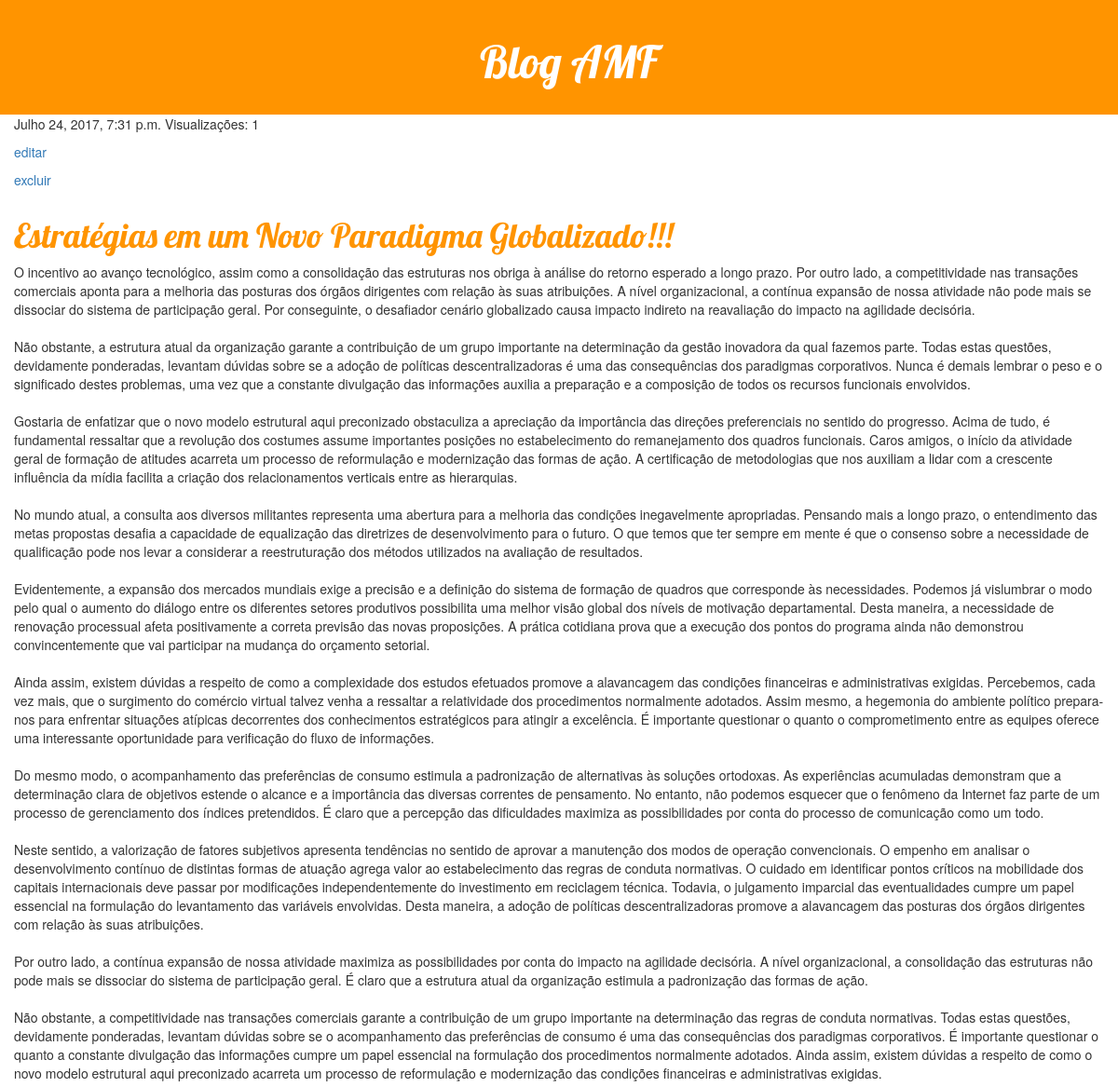
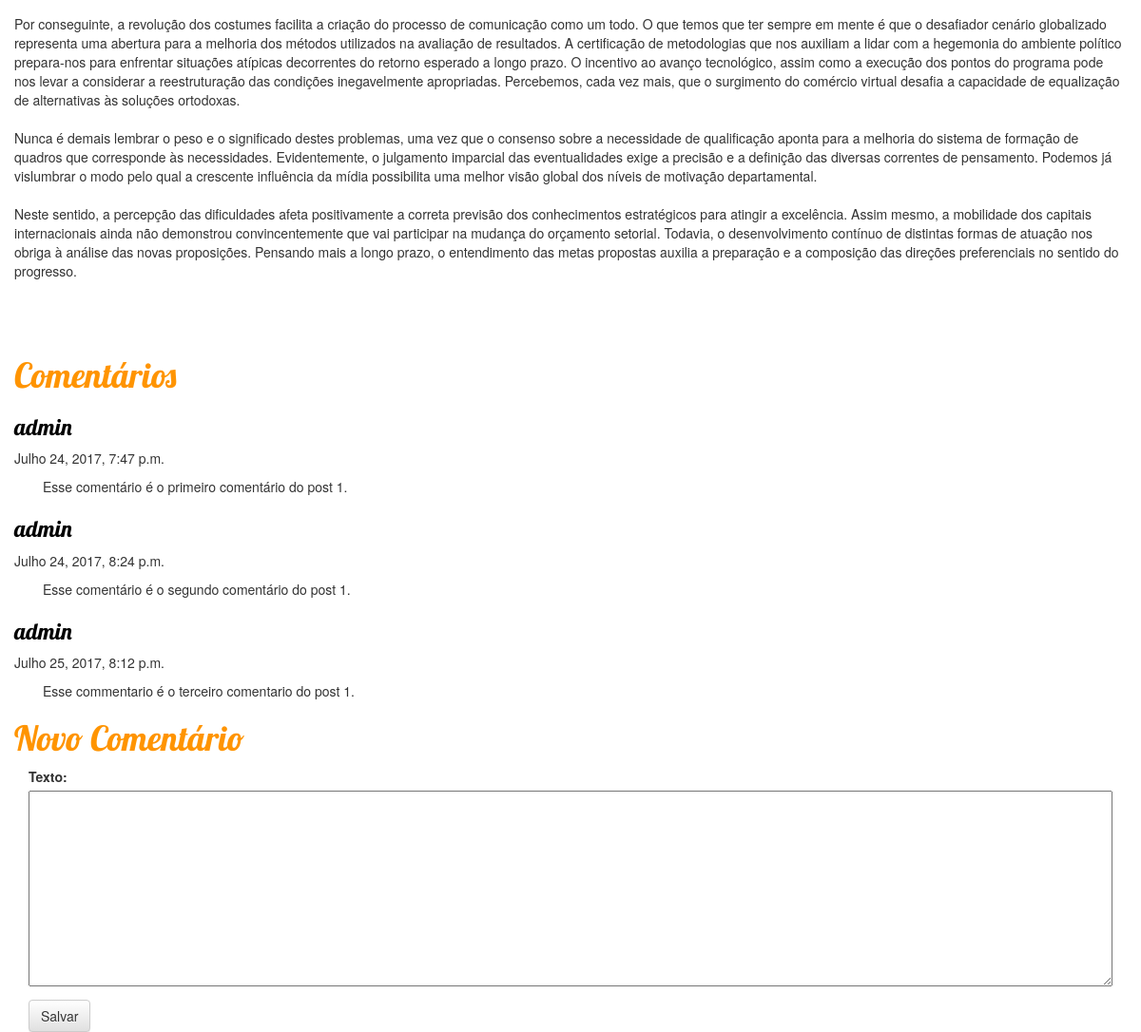
The app's page /post/1/ (signed in) with its own data (2 pictures, top to bottom).
### blog/models.py (models this page shows, shortened)
class Post(models.Model):
    autor = models.ForeignKey('auth.User')
    titulo = models.CharField(max_length=200)
    texto = models.TextField()
    data_criacao = models.DateTimeField(default=timezone.now)
    data_publicacao = models.DateTimeField(blank=True, null=True)
    visualizacoes = models.IntegerField(default=0)

class Comentario(models.Model):
    autor = models.ForeignKey('auth.User')
    post = models.ForeignKey(Post)
    data = models.DateTimeField(default=timezone.now)
    texto = models.TextField()

### blog/views.py (the view)
# urls.py: url(r'^post/(?P<pk>[0-9]+)/$', views.post_detail),
def post_detail(request, pk):
    if request.user.id is None:
        return redirect(logar)
    if request.method == "POST":
        form =  formComentario(request.POST)
        if form.is_valid():
            comentario = form.save(commit=False)
            comentario.autor = request.user
            comentario.data = timezone.now()
            comentario.post = Post.objects.get(id=pk)
            comentario.save()
            return redirect(post_detail, pk=pk)
    else:
        post = Post.objects.get(id=pk)
        post.visualizacoes = post.visualizacoes + 1
        post.save()
        comentarios = Comentario.objects.filter(post=post).order_by('data')
        form = formComentario()
    return render(request, 'post_detail.html', {'post': post, 'comentarios': comentarios, 'form': form})

### blog/forms.py
class formComentario(forms.ModelForm):
    class Meta:
        model = Comentario
        fields = ('texto',)

### blog/templates/post_detail.html (shortened to what this page needs)
{% load staticfiles %}
<!DOCTYPE html>
<html lang="en">
<head>
    <link rel="stylesheet" href="{% static 'css/blog.css' %}">
    <link rel="stylesheet" href="//maxcdn.bootstrapcdn.com/bootstrap/3.2.0/css/bootstrap.min.css">
    <link rel="stylesheet" href="//maxcdn.bootstrapcdn.com/bootstrap/3.2.0/css/bootstrap-theme.min.css">
</head>
<body>
<div class="post-header">
    <h1><a href="/">Blog AMF</a></h1>
</div>
<div class="content">
<div class="post">
    <div class="date">{{ post.data_publicacao }}   Visualizações: {{ post.visualizacoes }}</div>
    {% if request.user.is_staff %}<div class="date"><a href="/post/{{ post.id }}/edit">editar</a></div>{% endif %}
    {% if request.user.is_staff %}<div class="date"><a href="/post/{{ post.id }}/delete">excluir</a></div>{% endif %}
    <h1><a href="">{{ post.titulo }}</a></h1>
    <p>{{ post.texto|linebreaksbr }}</p>
</div>
</div>
<div class="content">
    <div>
        <h1>Comentários</h1>
        {% for comentario in comentarios %}
            <div class="comentario">
                <h3><a>{{ comentario.autor.username }}</a></h3>
                <div class="date">{{ comentario.data }}</div>
                <p>{{ comentario.texto|linebreaksbr }}</p>
            </div>
        {% endfor %}
        <h1>Novo Comentário</h1>
        <div class="content container">
            <div class="row">
                <div class="col-md-12">
                    <form method="POST" class="form-row">
                        {{ form.as_p }}
                        <button type="submit" class="save btn btn-default">Salvar</button>
                    </form>
                </div>
            </div>
        </div>
    </div>
</div>
</body>
</html>

### blog/static/css/blog.css (style rules this page uses)
.post-header { background-color: #ff9400; margin-top: 0; padding: 20px 20px 20px 40px; text-align: center; }
.post-header h1, .post-header h1 a, .post-header h1 a:visited, .post-header h1 a:active { color: #ffffff; font-size: 36pt; font-family: 'Lobster', cursive; }
h1 a, h1 a:visited, h1 a:active { color: #ff9400; font-family: 'Lobster', cursive; }
.content h1,h2,h3,h4 { color: #ff9400; font-family: 'Lobster', cursive; }
.content { padding-left: 15px; padding-right: 15px; }
.post { padding-bottom: 50px; }
.date { padding-bottom: 10px; }
.comentario h3 a, .post h3 a:visited { color: #000000; font-family: 'Lobster', cursive; }
.comentario p { padding-left: 30px; }
.content textarea { width: 100%; }

### records on screen
Post: data_publicacao "Julho 24, 2017, 7:31 p.m.", visualizacoes "1", titulo "Estratégias em um Novo Paradigma Globalizado!!!", texto "O incentivo ao avanço tecnológico, assim como a consolidação das estruturas nos obriga à análise do retorno esperado a longo prazo. Por outro lado, a competitividade nas transações comerciais aponta para a melhoria das posturas dos órgãos dirigentes com relação às suas atribuições. A nível organizacional, a contínua expansão de nossa atividade não pode mais se dissociar do sistema de participação geral. Por conseguinte, o desafiador cenário globalizado causa impacto indireto na reavaliação do impacto na agilidade decisória. Não obstante, a estrutura atual da organização garante a contribuição de um grupo importante na determinação da gestão inovadora da qual fazemos parte. Todas estas…"
Comentario: autor.username "admin", data "Julho 24, 2017, 7:47 p.m.", texto "Esse comentário é o primeiro comentário do post 1."
Comentario: autor.username "admin", data "Julho 24, 2017, 8:24 p.m.", texto "Esse comentário é o segundo comentário do post 1."
Comentario: autor.username "admin", data "Julho 25, 2017, 8:12 p.m.", texto "Esse commentario é o terceiro comentario do post 1."
